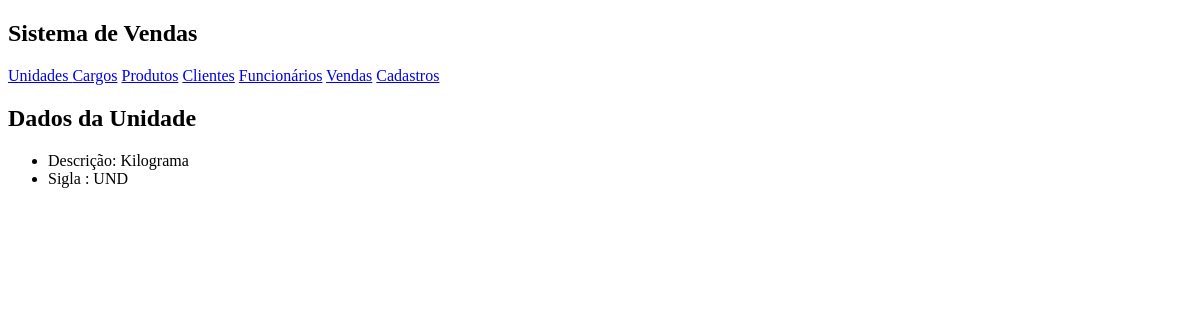
/appvendas/unidades/exibir/1, run on an earlier commit of the app's database.
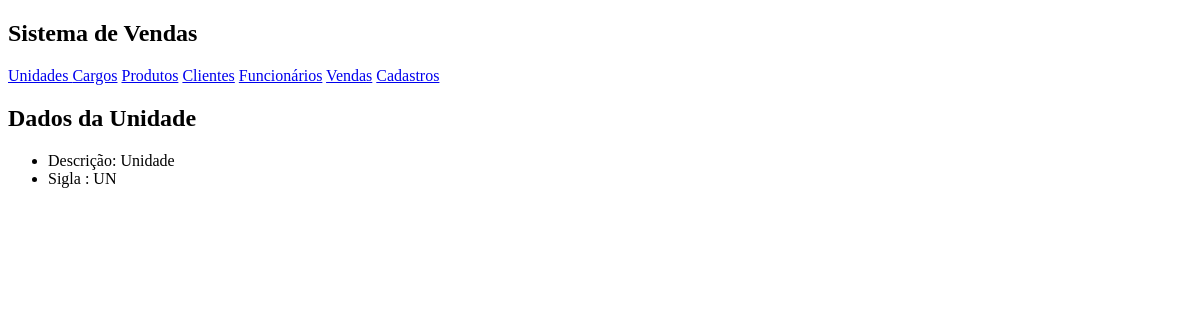
And on a later commit of the database.
### appvendas/models.py (models this page shows, shortened)
class Unidade(models.Model):
    descricao=models.CharField("Descrição",max_length=100)
    sigla=models.CharField("Sigla",max_length=5)

### appvendas/views.py (the view)
# urls.py: url(r'^unidades/exibir/(\d+)', exibirunidade, name='exibirunidade'),
def exibirunidade(request,id_unidade):
    unidade=Unidade.objects.get(id=id_unidade)
    return render(request,'exibirunidade.html',{'unidade':unidade})

### templates/exibirunidade.html
{% extends 'base.html' %}
{% block conteudo %}
    <h2>Dados da Unidade </h2>
    <ul>
    <li>Descrição: {{ unidade.descricao }}</li>
    <li>Sigla : {{ unidade.sigla }}</li>
    </ul>
{% endblock %}

What changed in the data, as far as the page shows it:
changed Unidade: descricao "Kilograma" → "Unidade"; sigla "UND" → "UN"
